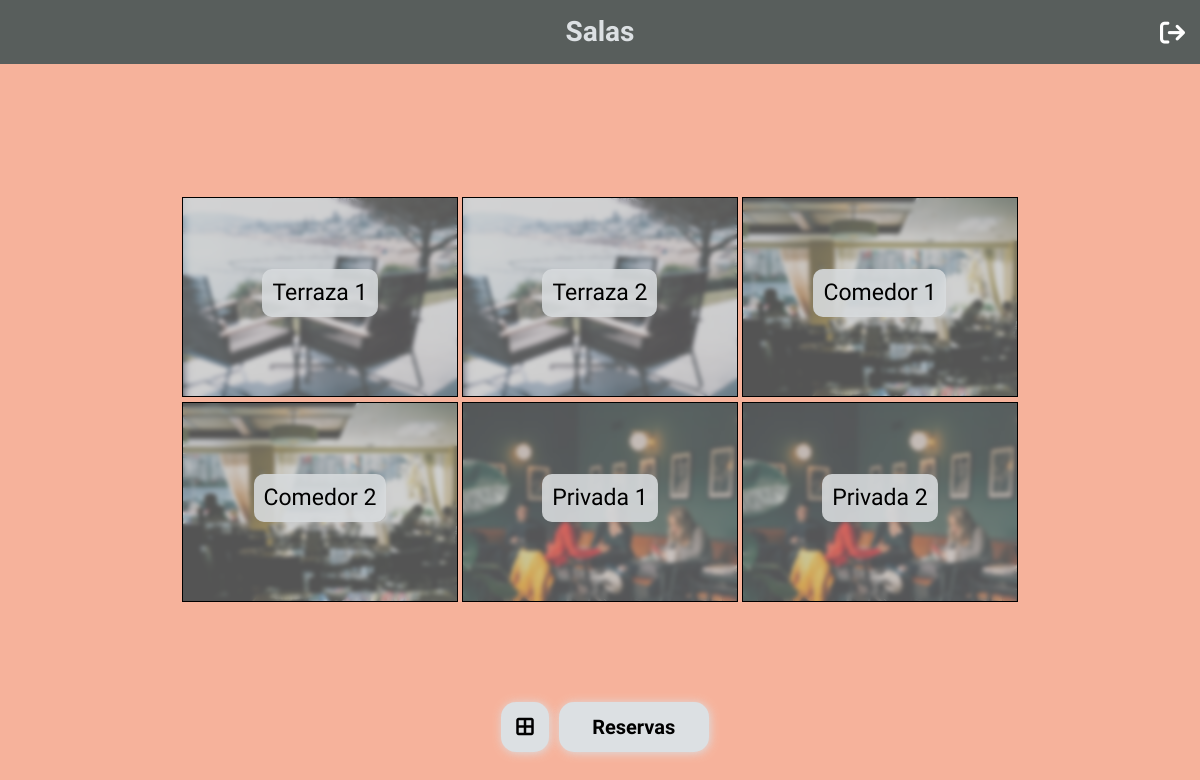
Screenshot of /view/restaurante.php (signed in) with the database file from the repository.
### tables this page shows
CREATE TABLE `tbl_salas` (
  `id` int(11) NOT NULL,
  `nombre_sala` varchar(20) NOT NULL
);

### model/sala.php (called while the page is built, shortened)
<?php
class Sala {
    public static function getSala(){
        include 'conexion.php';
        $sql="SELECT s.id, s.nombre_sala, count(m.id) as `Mid` FROM tbl_salas s INNER JOIN tbl_mobiliario m ON s.id=m.id_sala GROUP BY s.id";
        $listaSalas = mysqli_query($conexion, $sql);
        return $listaSalas;
    }
}

### view/restaurante.php (the view, shortened to what this page needs)
<!DOCTYPE html>
<html lang="en">
<head>
</head>
<body class="img-back">
    <nav>
        <h3>Salas</h3>
    </nav>
    <a class="log-out" aria-current="page" href="../controller/logout.php"><i class="fa-solid fa-arrow-right-from-bracket"></i></a>
    <div class="background">
        <div class="contenido restaurante">
            <?php
            include '../model/sala.php';
            foreach (Sala::getSala() as $element) {
                echo '<div class="content">';
                echo '<div class="salas '.explode("_", $element["nombre_sala"])[0].'">
                            <div class="blur">
                                <h3>'.str_replace("_", " ", $element["nombre_sala"]).'</h3>
                                <div class="info-salas">
                                    <h4>'.str_replace("_", " ", $element["nombre_sala"]).'</h4>
                                    <p>Mesas totales: '.$element["Mid"].'</p>';
                                    echo ' <form action="sala.php" method="post" class="ver">
                                        <input type="hidden" name="nsala" value="'.str_replace("_", " ", $element["nombre_sala"]).'">
                                        <input type="hidden" name="sala" value="'.$element['id'].'">
                                        <button type="submit" class="btn-salas">Ver</button>
                                    </form>
                                </div>
                            </div>
                        </div>';
                echo '</div>';
            } ?>
            <div class="btn-reservas">
                <button id="all-salas"><i class="fa-solid fa-border-all"></i></button>
                <a href="vista.php"><button>Reservas</button></a>
            </div>
        </div>
    </div>
</body>
</html>

### css/styles.css (style rules this page uses)
* { margin: 0; list-style: none; text-decoration: none; box-sizing: border-box; clear: both; font-family: 'Work Sans', sans-serif; }
body { overflow: hidden; }
.img-back { background-image: url('../img/restaurante/carga.jpg'); background-size: cover; background-position: center; }
.background { width: 100vw; height: 100vh; display: flex; align-items: center; justify-content: center; position: absolute; top: 0; background: rgba(244,159,130, .8); backdrop-filter: blur(2px); }
.contenido { padding: 20px; border: 2px solid black; background-color: rgb(251, 251, 251); border-radius: 20px; color: black; max-width: 400px; }
nav { width: 100%; position: relative; z-index: 5; background-color: #585e5c; display: flex; align-items: center; text-align: center; height: fit-content; }
nav h3 { width: 100%; color: #dce0e3; margin: 0; padding: 15px 0; font-weight: bold; }
.log-out { position: absolute; top: 0; right: 0; z-index: 5; margin: 15px; font-size: 25px; color: white; transition: all 3s; }
.contenido.restaurante { padding: 0px; border: none; background-color: rgba(255, 255, 255, 0); border-radius: 0px; color: black; max-width: initial; width: 70%; display: flex; justify-content: flex-start; align-items: center; flex-wrap: wrap; }
.salas.Terraza { background-image: url('../img/restaurante/terraza.jpg'); background-position: center bottom; }
.salas.Comedor { background-image: url('../img/restaurante/comedor.jpg'); }
.salas.Privada { background-image: url('../img/restaurante/privada.jpg'); }
.blur { display: flex; flex-wrap: wrap; justify-content: center; align-items: center; flex-direction: row; background-color: rgba(167, 167, 167, .5); backdrop-filter: blur(2px); width: 100%; height: 100%; }
.salas, .content { width: 33.333%; height: 200px; background-size: cover; transition: all 0.7s; border: 2.5px solid rgba(0,0,0,0); margin-bottom: 5px; }
.salas { width: 100%; border: 1px solid black; }
.salas .blur { display: flex; width: 100%; justify-content: center; text-align: center; align-content: center; }
.salas .blur > * { font-size: 23px; background-color: rgba(220,224,227, .8); padding: 10px; border-radius: 10px; backdrop-filter: blur(1px); }
.btn-reservas, .btn-reservas.sala { position: absolute; bottom: 0; left: 0; margin-bottom: 4%; width: 100%; display: flex; justify-content: center; text-decoration: none; }
.btn-reservas button { width: 150px; height: 50px; font-size: 20px; margin-left: 10px; background: #dce0e3; border: 0 solid #000; box-shadow: #dce0e3 1px 1px 10px ; font-weight: bold; border-radius: 15px; cursor: pointer; transition: all 0.3s; }
#all-salas { padding: 0 15px; height: auto; width: fit-content; }

### rows the page displays
tbl_salas: nombre_sala "Terraza 1"
tbl_salas: nombre_sala "Terraza 2"
tbl_salas: nombre_sala "Comedor 1"
tbl_salas: nombre_sala "Comedor 2"
tbl_salas: nombre_sala "Privada 1"
tbl_salas: nombre_sala "Privada 2"
